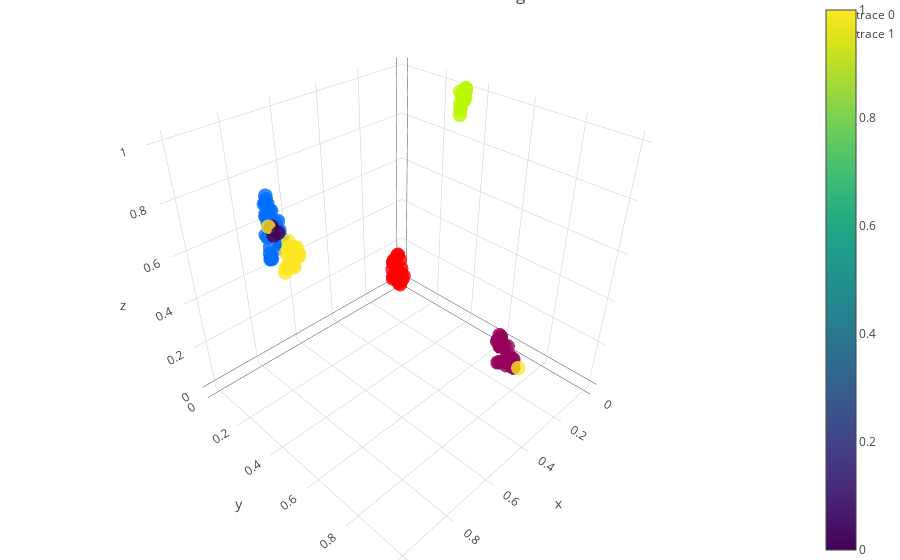

Notebook source saved alongside this figure:
### Code cell
data=[emb3d, val_emb3d]

fig = go.Figure(data=data, layout=layout)
iplot(fig, filename='lrp-val.html')
